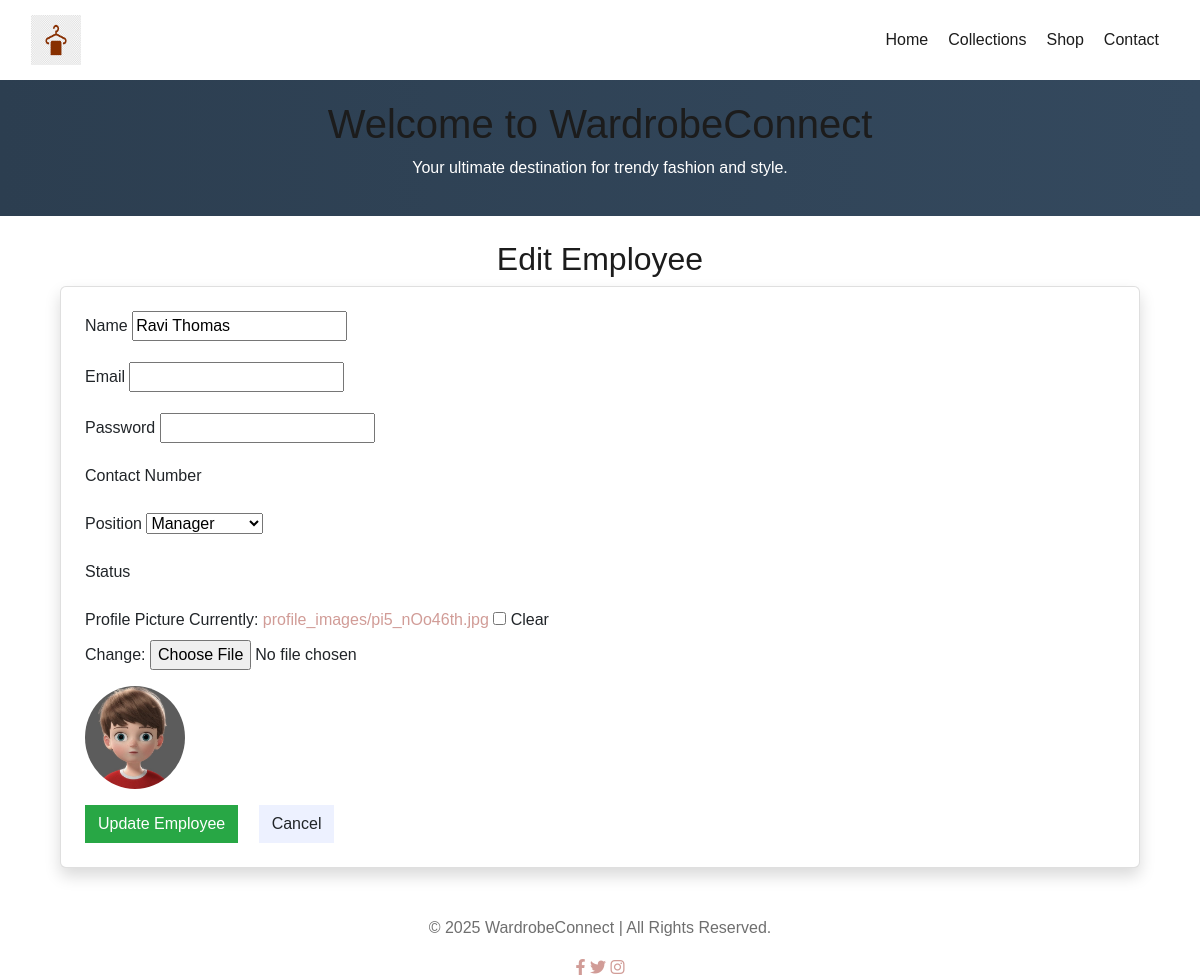
The app's page /edit_employee/1/ with its own data.
### WardrobeApp/models.py (models this page shows, shortened)
class Employee(models.Model):
    user = models.OneToOneField(Login, on_delete=models.CASCADE, null=True, blank=True)
    name = models.CharField(max_length=50, default="Unknown Employee")
    position = models.CharField(
        max_length=150,
        choices=[
            ("0", "General Staff"),
            ("1", "Manager"),
            ("2", "Delivery Staff")
        ],
        default="General Staff"
    )
    joined_at = models.DateTimeField(default=now)
    profile_picture = models.ImageField(upload_to="profile_images/", null=True, blank=True)

### WardrobeApp/views.py (the view)
# urls.py: path('edit_employee/<int:employee_id>/', views.edit_employee, name='edit_employee'),
def edit_employee(request, employee_id):
    employee = get_object_or_404(Employee, id=employee_id)
    if request.method == "POST":
        form = EmployeeForm(request.POST, request.FILES, instance=employee)
        if form.is_valid():
            form.save()
            messages.success(request, "Employee details updated successfully!")
            return redirect('manage_employees')
        else:
            messages.error(request, "Error updating employee details.")
    else:
        form = EmployeeForm(instance=employee)
    return render(request, 'edit_employee.html', {'form': form, 'employee': employee})

### WardrobeApp/forms.py (shortened to what this page needs)
class EmployeeForm(forms.ModelForm):
    email = forms.EmailField(required=True, label="Email")
    password = forms.CharField(widget=forms.PasswordInput, required=True, label="Password")
    class Meta:
        model = Employee
        fields = ["name", "position", "profile_picture"]
        widgets = {
            "position": forms.Select(choices=[
                (0, "General Staff"),
                (1, "Manager"),
                (2, "Delivery Staff")
            ]),
        }

### WardrobeApp/templates/edit_employee.html (shortened to what this page needs)
{% extends "base.html" %}
{% block content %}
<div class="container mt-4">
    <h2 class="text-center">
        {% if form.instance.id %}
            Edit Employee
        {% else %}
            Add Employee
        {% endif %}
    </h2>
    <div class="card shadow p-4">
        <form method="POST" enctype="multipart/form-data">
            <div class="mb-3">
                <label class="form-label">Name</label>
                {{ form.name }}
            </div>
            <div class="mb-3">
                <label class="form-label">Email</label>
                {{ form.email }}
            </div>
            <div class="mb-3">
                <label class="form-label">Password</label>
                {{ form.password }}
            </div>
            <div class="mb-3">
                <label class="form-label">Contact Number</label>
            </div>
            <div class="mb-3">
                <label class="form-label">Position</label>
                {{ form.position }}
            </div>
            <div class="mb-3">
                <label class="form-label">Status</label>
            </div>
            <div class="mb-3">
                <label class="form-label">Profile Picture</label>
                {{ form.profile_picture }}
            </div>
            {% if form.instance.profile_picture %}
                <div class="mb-3">
                    <img src="{{ form.instance.profile_picture.url }}" alt="Profile Picture" class="rounded-circle" width="100">
                </div>
            {% endif %}
            <button type="submit" class="btn btn-success">
                {% if form.instance.id %}
                    Update Employee
                {% else %}
                    Save Employee
                {% endif %}
            </button>
            <a href="{% url 'manage_employees' %}" class="btn btn-secondary ms-3">Cancel</a>
        </form>
    </div>
</div>
{% endblock %}

### WardrobeApp/templates/base.html (style rules this page uses)
html { scroll-behavior: smooth; }

### records on screen
Employee: name "Ravi Thomas", position "Manager", instance.profile_picture (picture)
